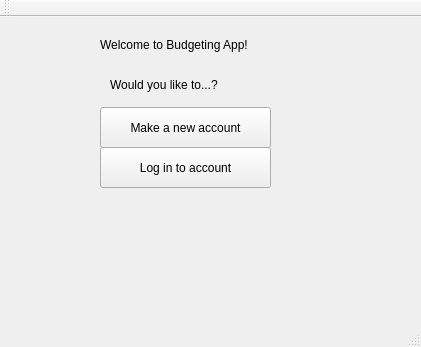
<?xml version="1.0" encoding="UTF-8"?>
<ui version="4.0">
 <class>MainWindow</class>
 <widget class="QMainWindow" name="MainWindow">
  <property name="geometry">
   <rect>
    <x>0</x>
    <y>0</y>
    <width>421</width>
    <height>347</height>
   </rect>
  </property>
  <property name="windowTitle">
   <string>MainWindow</string>
  </property>
  <widget class="QWidget" name="centralWidget">
   <widget class="QLabel" name="label">
    <property name="geometry">
     <rect>
      <x>100</x>
      <y>20</y>
      <width>181</width>
      <height>16</height>
     </rect>
    </property>
    <property name="text">
     <string>Welcome to Budgeting App!</string>
    </property>
   </widget>
   <widget class="QLabel" name="label_2">
    <property name="geometry">
     <rect>
      <x>110</x>
      <y>60</y>
      <width>151</width>
      <height>16</height>
     </rect>
    </property>
    <property name="text">
     <string>Would you like to...?</string>
    </property>
   </widget>
   <widget class="QPushButton" name="pushButton">
    <property name="geometry">
     <rect>
      <x>100</x>
      <y>130</y>
      <width>171</width>
      <height>41</height>
     </rect>
    </property>
    <property name="text">
     <string>Log in to account</string>
    </property>
   </widget>
   <widget class="QPushButton" name="pushButton_2">
    <property name="geometry">
     <rect>
      <x>100</x>
      <y>90</y>
      <width>171</width>
      <height>41</height>
     </rect>
    </property>
    <property name="text">
     <string>Make a new account</string>
    </property>
   </widget>
  </widget>
  <widget class="QStatusBar" name="statusBar"/>
  <widget class="QToolBar" name="mainToolBar">
   <attribute name="toolBarArea">
    <enum>TopToolBarArea</enum>
   </attribute>
   <attribute name="toolBarBreak">
    <bool>false</bool>
   </attribute>
  </widget>
 </widget>
 <layoutdefault spacing="6" margin="11"/>
 <resources/>
 <connections/>
</ui>
